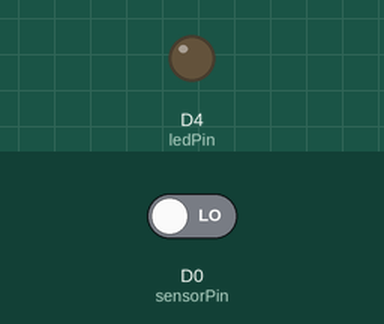
This sketch was run on a simulated ESP8266 (NodeMCU). Shown: output pins drawn as LEDs (lit = HIGH). The inputs (shaded band) are chosen by the test bench; at power-on: D0 (sensorPin) LOW.

Above: at 1.2 s.
1.3 s: D0 (sensorPin) driven HIGH
At 2.2 s:
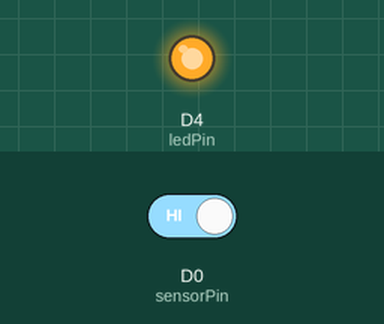
2.8 s: D0 (sensorPin) driven LOW
At 3.3 s:
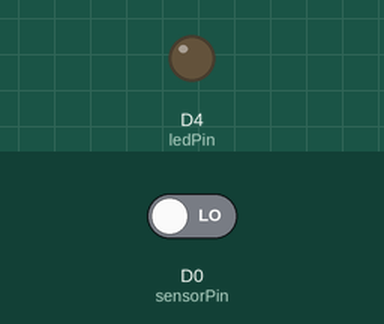
Timing chart, 0 to 5.8 s (numbered marks = the images above; inputs shaded):
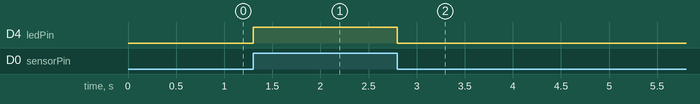

The sketch:

s19_PIR_Motion_Sensor.ino
```cpp
/*

Ks0052 keyestudio PIR Motion Sensor
_________________________________
|  SETUP                          |
|Sensor pin  ::    Particle pin   |
|   +        ::        3.3v       |
|   -        ::        GND        |
|   S        ::        D0         |
|_________________________________|


SPECIFICATIONS:

range of 3-4m
slow response speed (3-4s)
may have false positives


src: https://wiki.keyestudio.com/Ks0052_keyestudio_PIR_Motion_Sensor
*/

#define sensorPin D0
#define ledPin D4

void setup()
{
  pinMode(sensorPin,INPUT);
  pinMode(ledPin,OUTPUT);
  Serial.begin(9600);
}

void loop()
{
  byte state = digitalRead(sensorPin);
  digitalWrite(ledPin,state);
  delay(100);
}
```

Measured:
- after the input at 1.3 s, D4 (ledPin): LOW → HIGH at once
- after the input at 2.8 s, D4 (ledPin): HIGH → LOW at once
